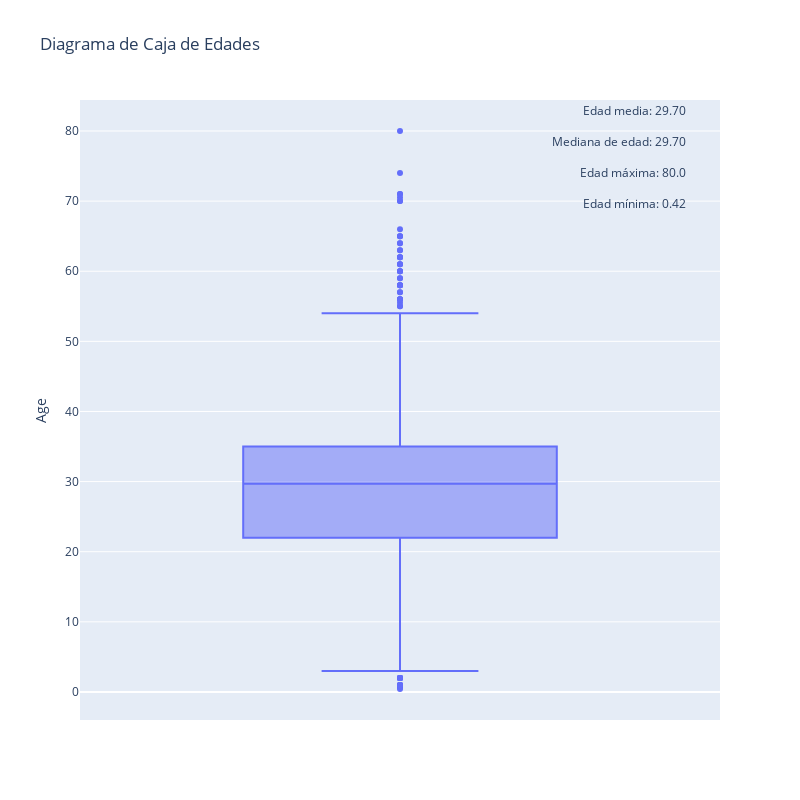

Notebook code for this chart:
### Markdown cell above
A continuación, realizamos la representación gráfica de los datos obtenidos de la edad.

### Code cell
# Calcula los estadísticos descriptivos de la columna 'Age'
edad_media = df['Age'].mean()
mediana_edad = df['Age'].median()
edad_maxima = df['Age'].max()
edad_minima = df['Age'].min()

# Crea el gráfico de caja
fig = px.box(df, y='Age', title='Diagrama de Caja de Edades', width=800, height=800, template='plotly')

# Añade anotaciones para cada estadístico
fig.add_annotation(xref='paper', yref='paper', x=0.95, y=1, text=f'Edad media: {edad_media:.2f}', showarrow=False)
fig.add_annotation(xref='paper', yref='paper', x=0.95, y=0.95, text=f'Mediana de edad: {mediana_edad:.2f}', showarrow=False)
fig.add_annotation(xref='paper', yref='paper', x=0.95, y=0.9, text=f'Edad máxima: {edad_maxima}', showarrow=False)
fig.add_annotation(xref='paper', yref='paper', x=0.95, y=0.85, text=f'Edad mínima: {edad_minima}', showarrow=False)

fig.show()

### Figure 1 — Plotly figure (JSON) as saved in the notebook; plotly's stock layout.template omitted (floating-point values rounded to 4 significant figures; data arrays with more than 128 entries replaced by an {"elided": "..."} marker saying what was removed)
{"data": [{"alignmentgroup": "True", "hovertemplate": "Age=%{y}<extra></extra>", "legendgroup": "", "marker": {"color": "#636efa"}, "name": "", "notched": false, "offsetgroup": "", "orientation": "v", "showlegend": false, "type": "box", "x0": " ", "xaxis": "x", "y": {"elided": "891 float values"}, "y0": " ", "yaxis": "y"}], "layout": {"annotations": [{"showarrow": false, "text": "Edad media: 29.70", "x": 0.95, "xref": "paper", "y": 1, "yref": "paper"}, {"showarrow": false, "text": "Mediana de edad: 29.70", "x": 0.95, "xref": "paper", "y": 0.95, "yref": "paper"}, {"showarrow": false, "text": "Edad máxima: 80.0", "x": 0.95, "xref": "paper", "y": 0.9, "yref": "paper"}, {"showarrow": false, "text": "Edad mínima: 0.42", "x": 0.95, "xref": "paper", "y": 0.85, "yref": "paper"}], "boxmode": "group", "height": 800, "legend": {"tracegroupgap": 0}, "title": {"text": "Diagrama de Caja de Edades"}, "width": 800, "xaxis": {"anchor": "y", "domain": [0, 1]}, "yaxis": {"anchor": "x", "domain": [0, 1], "title": {"text": "Age"}}}}
